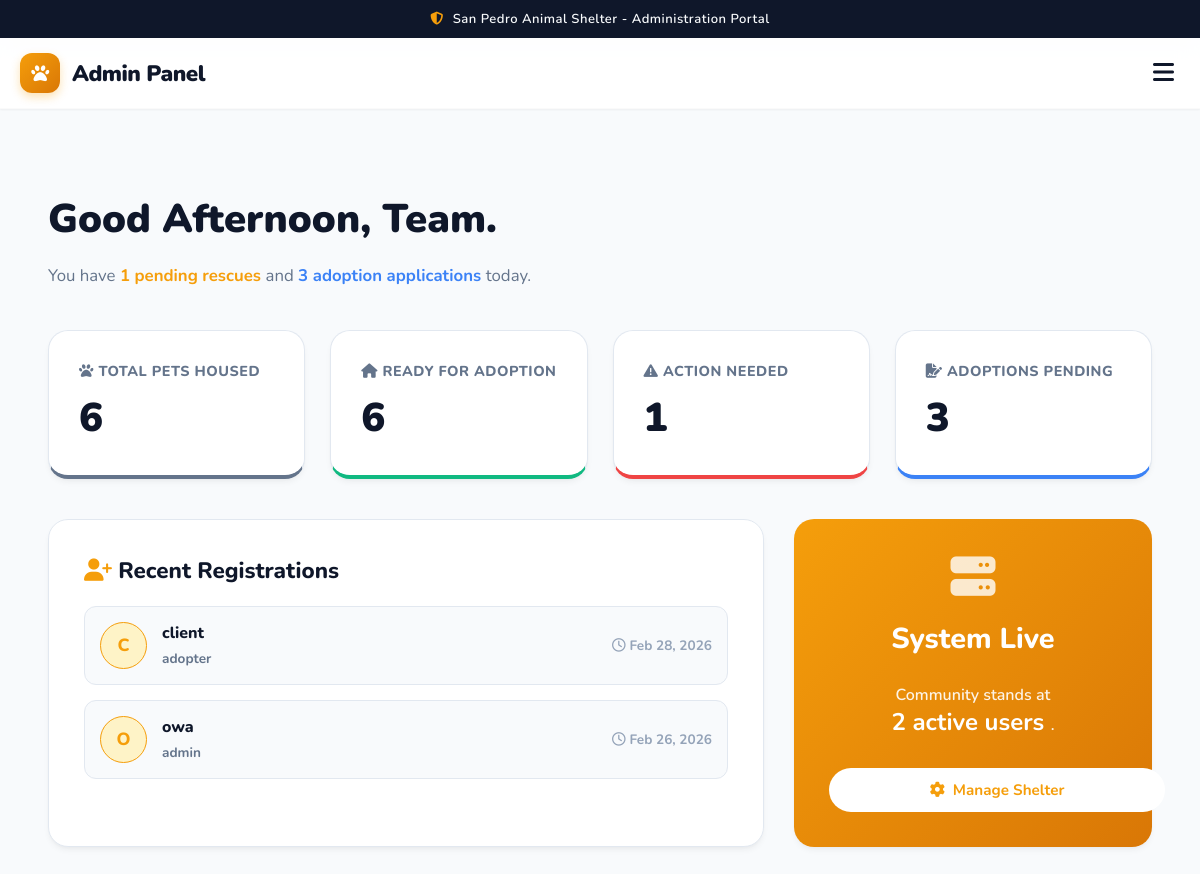
The page /admin_dashboard.php on the database its author committed.
### tables this page shows
CREATE TABLE `users` (
  `id` int(11) NOT NULL,
  `username` varchar(100) NOT NULL,
  `email` varchar(100) NOT NULL,
  `password` varchar(255) NOT NULL,
  `role` varchar(20) DEFAULT 'adopter',
  `created_at` timestamp NOT NULL DEFAULT current_timestamp()
);

### admin_dashboard.php (the view, shortened to what this page needs)
<?php
$activeTab = isset($_GET['tab'])
    ? $_GET['tab']
    : 'dashboard';
$conn = mysqli_connect(
    "localhost",
    "root",
    "",
    "pet_adoption_rescue"
);
mysqli_query(
    $conn,
    "CREATE TABLE IF NOT EXISTS users (
        id INT AUTO_INCREMENT PRIMARY KEY,
        name VARCHAR(100),
        email VARCHAR(100) UNIQUE,
        password VARCHAR(255),
        role VARCHAR(50) DEFAULT 'Visitor',
        created_at TIMESTAMP DEFAULT CURRENT_TIMESTAMP
    )"
);
mysqli_query(
    $conn,
    "CREATE TABLE IF NOT EXISTS pets (
        id INT AUTO_INCREMENT PRIMARY KEY,
        name VARCHAR(100),
        species VARCHAR(50),
        breed VARCHAR(100),
        age INT,
        gender VARCHAR(20),
        size VARCHAR(50),
        activity_level VARCHAR(50),
        vaccinated VARCHAR(20),
        temperament VARCHAR(100),
        description TEXT,
        image VARCHAR(255),
        status VARCHAR(50),
        created_at TIMESTAMP DEFAULT CURRENT_TIMESTAMP
    )"
);
mysqli_query(
    $conn,
    "CREATE TABLE IF NOT EXISTS adoption_applications (
        id INT AUTO_INCREMENT PRIMARY KEY,
        user_id INT NOT NULL,
        pet_id INT NOT NULL,
        living_space VARCHAR(255),
        experience_level VARCHAR(255),
        activity_level VARCHAR(255),
        with_children VARCHAR(50),
        status VARCHAR(50) DEFAULT 'Pending',
        application_date DATETIME DEFAULT CURRENT_TIMESTAMP
    )"
);
mysqli_query(
    $conn,
    "CREATE TABLE IF NOT EXISTS rescue_reports (
        id INT AUTO_INCREMENT PRIMARY KEY,
        user_id INT,
        reporter_name VARCHAR(100),
        contact_info VARCHAR(100),
        location VARCHAR(255),
        latitude VARCHAR(50),
        longitude VARCHAR(50),
        description TEXT,
        image VARCHAR(255),
        status VARCHAR(50) DEFAULT 'Action Needed',
        reported_at TIMESTAMP DEFAULT CURRENT_TIMESTAMP
    )"
);
mysqli_query(
    $conn,
    "CREATE TABLE IF NOT EXISTS pet_history (
        id INT AUTO_INCREMENT PRIMARY KEY,
        pet_id INT NOT NULL,
        action_desc VARCHAR(255),
        date_logged TIMESTAMP DEFAULT CURRENT_TIMESTAMP
    )"
);
mysqli_query(
    $conn,
    "CREATE TABLE IF NOT EXISTS community_posts (
        id INT AUTO_INCREMENT PRIMARY KEY,
        user_id INT,
        user_display_name VARCHAR(100),
        content TEXT,
        location VARCHAR(255),
        image VARCHAR(255),
        created_at TIMESTAMP DEFAULT CURRENT_TIMESTAMP
    )"
);
mysqli_query(
    $conn,
    "CREATE TABLE IF NOT EXISTS staff_attendance (
        id INT AUTO_INCREMENT PRIMARY KEY,
        name VARCHAR(100),
        role VARCHAR(50),
        status VARCHAR(50) DEFAULT 'Offline',
        last_login TIMESTAMP DEFAULT CURRENT_TIMESTAMP ON UPDATE CURRENT_TIMESTAMP
    )"
);
mysqli_query($conn, "CREATE TABLE IF NOT EXISTS pet_medical_records (
    id INT AUTO_INCREMENT PRIMARY KEY,
    pet_id INT NOT NULL,
    record_type VARCHAR(100) NOT NULL,
    diagnosis VARCHAR(255) DEFAULT '',
    treatment TEXT,
    medication VARCHAR(255) DEFAULT '',
    veterinarian VARCHAR(100) DEFAULT '',
    record_date DATE DEFAULT NULL,
    next_checkup DATE DEFAULT NULL,
    notes TEXT,
    created_at TIMESTAMP DEFAULT CURRENT_TIMESTAMP
)");
mysqli_query($conn, "CREATE TABLE IF NOT EXISTS adoption_appointments (
    id INT AUTO_INCREMENT PRIMARY KEY,
    user_id INT NOT NULL,
    pet_id INT NOT NULL,
    appointment_date DATE NOT NULL,
    appointment_time TIME NOT NULL,
    purpose VARCHAR(100) DEFAULT 'Meet the Pet',
    notes TEXT,
    status VARCHAR(50) DEFAULT 'Pending',
    created_at TIMESTAMP DEFAULT CURRENT_TIMESTAMP
)");
mysqli_query($conn, "CREATE TABLE IF NOT EXISTS foster_applications (
    id INT AUTO_INCREMENT PRIMARY KEY,
    user_id INT NOT NULL,
    pet_id INT NOT NULL,
    start_date DATE DEFAULT NULL,
    expected_end_date DATE DEFAULT NULL,
    foster_reason TEXT,
    notes TEXT,
    status VARCHAR(50) DEFAULT 'Pending',
    created_at TIMESTAMP DEFAULT CURRENT_TIMESTAMP
)");
mysqli_query($conn, "CREATE TABLE IF NOT EXISTS notifications (
    id INT AUTO_INCREMENT PRIMARY KEY,
    user_id INT NOT NULL,
    title VARCHAR(150) NOT NULL,
    message TEXT NOT NULL,
    type VARCHAR(50) DEFAULT 'System',
    is_read TINYINT(1) DEFAULT 0,
    created_at TIMESTAMP DEFAULT CURRENT_TIMESTAMP
)");
mysqli_query($conn, "CREATE TABLE IF NOT EXISTS pet_favorites (
    id INT AUTO_INCREMENT PRIMARY KEY,
    user_id INT NOT NULL,
    pet_id INT NOT NULL,
    created_at TIMESTAMP DEFAULT CURRENT_TIMESTAMP,
    UNIQUE KEY unique_favorite (user_id, pet_id)
)");
$check_priority = mysqli_query($conn, "SHOW COLUMNS FROM rescue_reports LIKE 'priority'");
if ($check_priority && mysqli_num_rows($check_priority) == 0) {
    mysqli_query($conn, "ALTER TABLE rescue_reports ADD COLUMN priority VARCHAR(20) DEFAULT 'Medium'");
}
$check_assigned = mysqli_query($conn, "SHOW COLUMNS FROM rescue_reports LIKE 'assigned_to'");
if ($check_assigned && mysqli_num_rows($check_assigned) == 0) {
    mysqli_query($conn, "ALTER TABLE rescue_reports ADD COLUMN assigned_to VARCHAR(100) DEFAULT ''");
}
$user_col_check = mysqli_query(
    $conn,
    "SHOW COLUMNS FROM users LIKE 'name'"
);
if ($user_col_check && mysqli_num_rows($user_col_check) > 0) {
    $u_name_field = "name";
} else {
    $username_check = mysqli_query(
        $conn,
        "SHOW COLUMNS FROM users LIKE 'username'"
    );
    if ($username_check && mysqli_num_rows($username_check) > 0) {
        $u_name_field = "username";
    } else {
        $u_name_field = "name";
    }
}
function getStatCount($conn, $query) {
    $res = mysqli_query($conn, $query);
    if ($res) {
        $row = mysqli_fetch_assoc($res);
        return (int)$row['count'];
    }
    return 0;
}
$total_pets = getStatCount(
    $conn,
    "SELECT COUNT(*) as count FROM pets"
);
$available_pets = getStatCount(
    $conn,
    "SELECT COUNT(*) as count FROM pets WHERE status='Available'"
);
$pending_apps = getStatCount(
    $conn,
    "SELECT COUNT(*) as count FROM adoption_applications WHERE status='Pending'"
);
$pending_rescues = getStatCount(
    $conn,
    "SELECT COUNT(*) as count FROM rescue_reports WHERE status='Action Needed'"
);
$total_users = getStatCount(
    $conn,
    "SELECT COUNT(*) as count FROM users"
);
$recent_users_q = mysqli_query(
    $conn,
    "SELECT * FROM users ORDER BY id DESC LIMIT 4"
);
?>
<!DOCTYPE html>
<html lang="en">
<head>
    <link
        rel="stylesheet"
        href="https://cdnjs.cloudflare.com/ajax/libs/font-awesome/6.4.0/css/all.min.css"
    >
</head>
<body>
<div class="topbar">
    <span>
        <i class="fas fa-shield-alt"></i>
    </span>
    San Pedro Animal Shelter - Administration Portal
</div>
<header class="header">
    <div class="logo">
        <div class="logo-icon">
            <i class="fas fa-paw"></i>
        </div>
        Admin Panel
    </div>
    <button class="mobile-toggle" onclick="toggleMenu()">
        <i class="fas fa-bars"></i>
    </button>
</header>
<section class="main-container <?php echo $activeTab == 'dashboard' ? 'active' : ''; ?>">
    <div class="container">
        <div style="margin-bottom: 40px;">
            <h1 style="font-size: clamp(2rem, 4vw, 2.5rem); font-weight: 900; margin-bottom: 10px;">
                Good <?php echo (date('H') < 12) ? 'Morning' : 'Afternoon'; ?>, Team.
            </h1>
            <p class="section-subtitle">
                You have
                <b style="color:var(--primary);">
                    <?php echo $pending_rescues; ?> pending rescues
                </b>
                and
                <b style="color:var(--secondary);">
                    <?php echo $pending_apps; ?> adoption applications
                </b>
                today.
            </p>
        </div>
        <div class="stat-cards">
            <div class="stat-card" style="border-bottom: 4px solid var(--text-muted);">
                <div>
                    <i class="fas fa-paw"></i> Total Pets Housed
                </div>
                <h2><?php echo $total_pets; ?></h2>
            </div>
            <div class="stat-card" style="border-bottom: 4px solid var(--success);">
                <div>
                    <i class="fas fa-home"></i> Ready for Adoption
                </div>
                <h2><?php echo $available_pets; ?></h2>
            </div>
            <div class="stat-card" style="border-bottom: 4px solid var(--danger);">
                <div>
                    <i class="fas fa-exclamation-triangle"></i> Action Needed
                </div>
                <h2><?php echo $pending_rescues; ?></h2>
            </div>
            <div class="stat-card" style="border-bottom: 4px solid var(--secondary);">
                <div>
                    <i class="fas fa-file-signature"></i> Adoptions Pending
                </div>
                <h2><?php echo $pending_apps; ?></h2>
            </div>
        </div>
        <div class="grid-layout">
            <div class="form-container">
                <h3>
                    <i class="fas fa-user-plus" style="color:var(--primary);"></i>
                    Recent Registrations
                </h3>
                <div style="display:flex; flex-direction:column; gap:15px;">
                    <?php
                    if($recent_users_q && mysqli_num_rows($recent_users_q) > 0) {
                        while($ru = mysqli_fetch_assoc($recent_users_q)) {
                            $uName = $ru[$u_name_field] ?? 'Unknown';
                            $initial = strtoupper(substr($uName, 0, 1));
                            $u_date = isset($ru['created_at']) ? date('M j, Y', strtotime($ru['created_at'])) : 'Recent';
                    ?>
                    <div style="display:flex; align-items:center; justify-content:space-between; padding:15px; background:var(--bg-main); border-radius:var(--radius-md); border:1px solid var(--border-color);">
                        <div style="display:flex; align-items:center; gap:15px;">
                            <div style="width:45px; height:45px; background:var(--primary-light); color:var(--primary); border: 1px solid var(--primary); border-radius:50%; display:flex; align-items:center; justify-content:center; font-weight:800; font-size:1.1rem;">
                                <?php echo $initial; ?>
                            </div>
                            <div>
                                <h4 style="font-size:1rem; margin:0 0 5px; color:var(--text-dark); font-weight:800;">
                                    <?php echo htmlspecialchars($uName); ?>
                                </h4>
                                <p style="font-size:0.85rem; margin:0; color:var(--text-muted); font-weight:700;">
                                    <?php echo htmlspecialchars($ru['role'] ?? 'Visitor'); ?>
                                </p>
                            </div>
                        </div>
                        <span style="font-size:0.85rem; color:var(--text-light); font-weight:700;">
                            <i class="far fa-clock"></i>
                            <?php echo $u_date; ?>
                        </span>
                    </div>
                    <?php
                        }
                    } else {
                        echo "<p style='color:var(--text-muted);'>No recent sign-ups.</p>";
                    }
                    ?>
                </div>
            </div>
            <div class="form-container" style="background: linear-gradient(135deg, var(--primary), var(--primary-hover)); color:#fff; text-align:center; border:none; display:flex; flex-direction:column; justify-content:center;">
                <i class="fas fa-server" style="font-size: 45px; margin-bottom: 20px; color: rgba(255,255,255,0.8);"></i>
                <h3 style="font-size:1.8rem; margin-bottom:10px; color: white; border:none; padding:0; justify-content:center;">
                    System Live
                </h3>
                <p style="font-size:1rem; margin-bottom:30px; font-weight:600; color: rgba(255,255,255,0.9);">
                    Community stands at <br>
                    <b style="font-size: 1.5rem; color:white;">
                        <?php echo $total_users; ?> active users
                    </b>.
                </p>
                <a href="?tab=manage-pets" class="btn" style="background:#fff; color:var(--primary); width:100%;">
                    <i class="fas fa-cog"></i>
                    Manage Shelter
                </a>
            </div>
        </div>
    </div>
</section>
</body>
</html>

### rows shown on the page
users: username "C", username "client", role "adopter", created_at "Feb 28, 2026"
users: username "O", username "owa", role "admin", created_at "Feb 26, 2026"

### other values the page prints
$pending_rescues "1"
$pending_apps "3"
$total_pets "6"
$available_pets "6"
$total_users "2"
